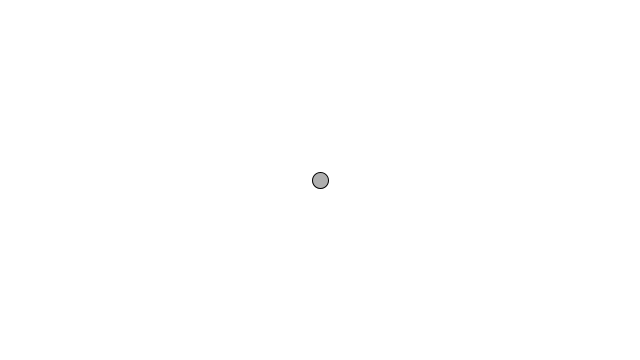
Frame 1 (no input)
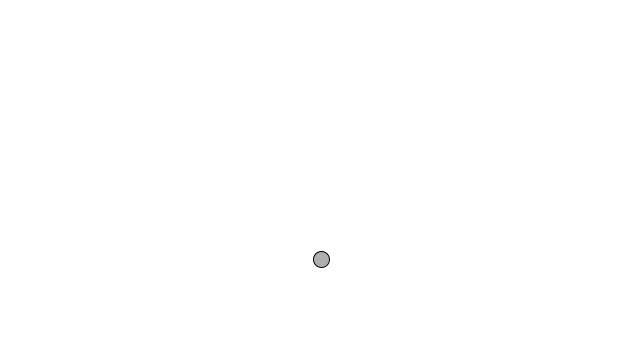
Frame 60 (the mouse pressed at the canvas centre just before this capture)
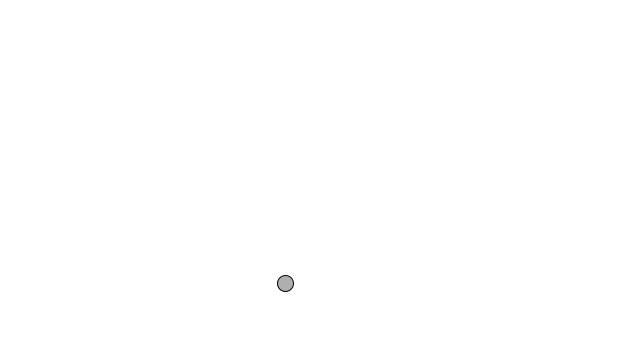
Frame 120 (the mouse held since frame 60 and released just before this capture)

The Processing sketch that drew these frames (run headless with seeded random() and noise(); from frame 60 on, the mouse is pressed at the canvas centre):

// Processing sketch: example_1_9
// ── example_1_9.pde
// Example 1.9: Motion 101 (velocity and random acceleration)

// Declare Mover object.
Mover mover;

void setup() {
  size(640,360);
  // Create Mover object.
  mover = new Mover();
}

void draw() {
  background(255);

  // Call functions on Mover object.
  mover.update();
  mover.checkEdges();
  mover.display();
}

class Mover {

  PVector location;
  PVector velocity;
  // Acceleration is the key!
  PVector acceleration;
  // The variable topspeed will limit the magnitude of velocity.
  float topspeed;

  Mover() {
    location = new PVector(width/2,height/2);
    velocity = new PVector(0,0);
    acceleration = new PVector(-0.001,0.01);
    topspeed = 2.6;
  }

  void update() {

    // The random2D() function will give us a PVector of length 1 pointing in a random direction.
    acceleration = PVector.random2D();

    velocity.add(acceleration);
    velocity.limit(topspeed);
    location.add(velocity);
  }

  void display() {
    stroke(0);
    fill(175);
    ellipse(location.x,location.y,16,16);
  }

  void checkEdges() {
    if (location.x > width) {
      velocity.x = velocity.x * -1;
    } else if (location.x < 0) {
      velocity.x = velocity.x * -1;
    }

    if (location.y > height) {
      velocity.y = velocity.y * -1;
    } else if (location.y < 0) {
      velocity.y = velocity.y * -1;
    }
  }
}
